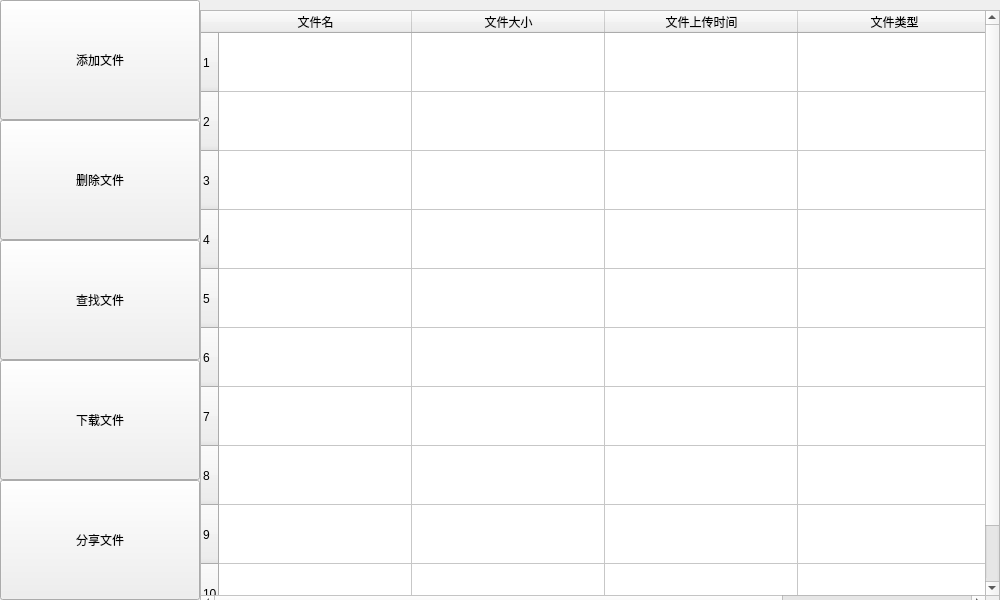
<?xml version="1.0" encoding="UTF-8"?>
<ui version="4.0">
 <class>Widget</class>
 <widget class="QWidget" name="Widget">
  <property name="geometry">
   <rect>
    <x>0</x>
    <y>0</y>
    <width>1000</width>
    <height>600</height>
   </rect>
  </property>
  <property name="windowTitle">
   <string>Widget</string>
  </property>
  <widget class="QWidget" name="widget" native="true">
   <property name="geometry">
    <rect>
     <x>0</x>
     <y>0</y>
     <width>200</width>
     <height>600</height>
    </rect>
   </property>
   <widget class="QPushButton" name="pushButton_add">
    <property name="geometry">
     <rect>
      <x>0</x>
      <y>0</y>
      <width>200</width>
      <height>120</height>
     </rect>
    </property>
    <property name="text">
     <string>添加文件</string>
    </property>
   </widget>
   <widget class="QPushButton" name="pushButton_del">
    <property name="geometry">
     <rect>
      <x>0</x>
      <y>120</y>
      <width>200</width>
      <height>120</height>
     </rect>
    </property>
    <property name="text">
     <string>删除文件</string>
    </property>
   </widget>
   <widget class="QPushButton" name="pushButton_search">
    <property name="geometry">
     <rect>
      <x>0</x>
      <y>240</y>
      <width>200</width>
      <height>120</height>
     </rect>
    </property>
    <property name="text">
     <string>查找文件</string>
    </property>
   </widget>
   <widget class="QPushButton" name="pushButton_download">
    <property name="geometry">
     <rect>
      <x>0</x>
      <y>360</y>
      <width>200</width>
      <height>120</height>
     </rect>
    </property>
    <property name="text">
     <string>下载文件</string>
    </property>
   </widget>
   <widget class="QPushButton" name="pushButton_share">
    <property name="enabled">
     <bool>true</bool>
    </property>
    <property name="geometry">
     <rect>
      <x>0</x>
      <y>480</y>
      <width>200</width>
      <height>120</height>
     </rect>
    </property>
    <property name="sizePolicy">
     <sizepolicy hsizetype="Fixed" vsizetype="Fixed">
      <horstretch>0</horstretch>
      <verstretch>0</verstretch>
     </sizepolicy>
    </property>
    <property name="text">
     <string>分享文件</string>
    </property>
   </widget>
  </widget>
  <widget class="QWidget" name="widget_2" native="true">
   <property name="geometry">
    <rect>
     <x>200</x>
     <y>0</y>
     <width>800</width>
     <height>600</height>
    </rect>
   </property>
   <widget class="QTableWidget" name="tableWidget">
    <property name="geometry">
     <rect>
      <x>0</x>
      <y>10</y>
      <width>800</width>
      <height>600</height>
     </rect>
    </property>
    <property name="rowCount">
     <number>10</number>
    </property>
    <attribute name="horizontalHeaderMinimumSectionSize">
     <number>25</number>
    </attribute>
    <attribute name="horizontalHeaderDefaultSectionSize">
     <number>193</number>
    </attribute>
    <attribute name="horizontalHeaderShowSortIndicator" stdset="0">
     <bool>false</bool>
    </attribute>
    <attribute name="verticalHeaderDefaultSectionSize">
     <number>59</number>
    </attribute>
    <row/>
    <row/>
    <row/>
    <row/>
    <row/>
    <row/>
    <row/>
    <row/>
    <row/>
    <row/>
    <column>
     <property name="text">
      <string>文件名</string>
     </property>
    </column>
    <column>
     <property name="text">
      <string>文件大小</string>
     </property>
    </column>
    <column>
     <property name="text">
      <string>文件上传时间</string>
     </property>
    </column>
    <column>
     <property name="text">
      <string>文件类型</string>
     </property>
    </column>
   </widget>
  </widget>
 </widget>
 <resources/>
 <connections/>
</ui>
